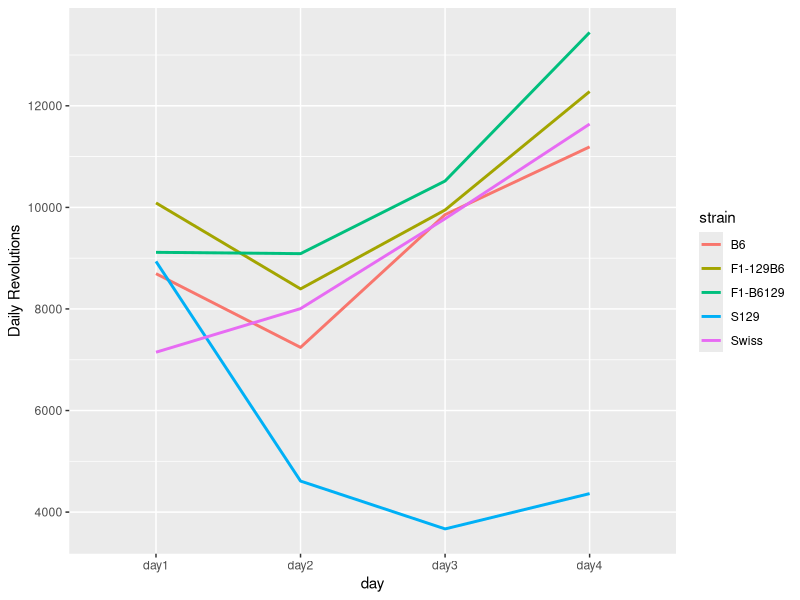

Write R code to recreate this figure.

### Wide and Long Data

# sometimes called "Wide" and "Narrow" Data

# Long Data is often called "Tidy Data"



library(tidyverse)

# Data can be wide or long

df.wide <- data.frame(
                 name = c("James", "Tyler", "Stephen", "Jennifer", "Carmen"),
                 time1 = c(15, 17, 14, 13, 11),
                 time2 = c(16, 19, 20, 21, 23)
                 )


# wide data has more than one score of each type per individual in rows
df.wide


# long data (also called tidy data) has only one column for each type of score

df.long <- data.frame(
                 name = c("James", "Tyler", "Stephen", "Jennifer", "Carmen"),
                 score = c(15, 17, 14, 13, 11, 16, 19, 20, 21, 23),
                 time = rep(c("time1", "time2"), each = 5)
)

df.long # Every row has the information to make each score unique



# `tidyverse` has built in functions that can turn your dataframe from 
#  long format to wide format and vice versa. 

# `pivot_longer` makes the dataframes longer [gather]
# `pivot_wider` makes the dataframes longer [spread]

df.wide

# turn columns 2 and 3 into one long column:
df.wide %>% pivot_longer(cols = 2:3, names_to="time")  



### What if we had other columns in our dataset?

df.wide

df.wide$group <- c("control", "control", "treatment", "treatment", "treatment")

df.wide

df.wide %>% pivot_longer(cols = 2:3, names_to="time")  




## going wider:

df.long

df.long %>% pivot_wider(values_from = score, names_from = time)


# if we had more columns in our dataset:

df.long

df.long$confidence <- c(3, 8, 9, 4, 10)

df.long

df.long %>% pivot_wider(values_from = score, names_from = time)




### Real Data Example.


wheel <- read_csv("data/wheels1.csv")

head(wheel)

# here, say we were interested in the wheel running by day data

wheeldf <- wheel %>% select(id, strain, day1,day2,day3,day4)

head(wheeldf)

tail(wheeldf)

#conver to long
wheeldf %>% pivot_longer(cols = 3:6, names_to="day")  

wheeldf.long <- wheeldf %>% pivot_longer(cols = 3:6, names_to="day")  


## We could now get summary data and plot a graph
# nb. don't worry about this code... we'll go through it in later sections:
wheeldf.long %>% 
  group_by(day,strain) %>%
  summarise(mean = mean(value, na.rm=T)) %>%
  ggplot(aes(x=day,y=mean,group=strain, color=strain)) +
  geom_line(lwd=1) +
  xlab("day")+
  ylab("Daily Revolutions")



wheeldf.long

# to make it go wider again, we do:

wheeldf.long %>% pivot_wider(
                 names_from = day,
                values_from = value
                    )




